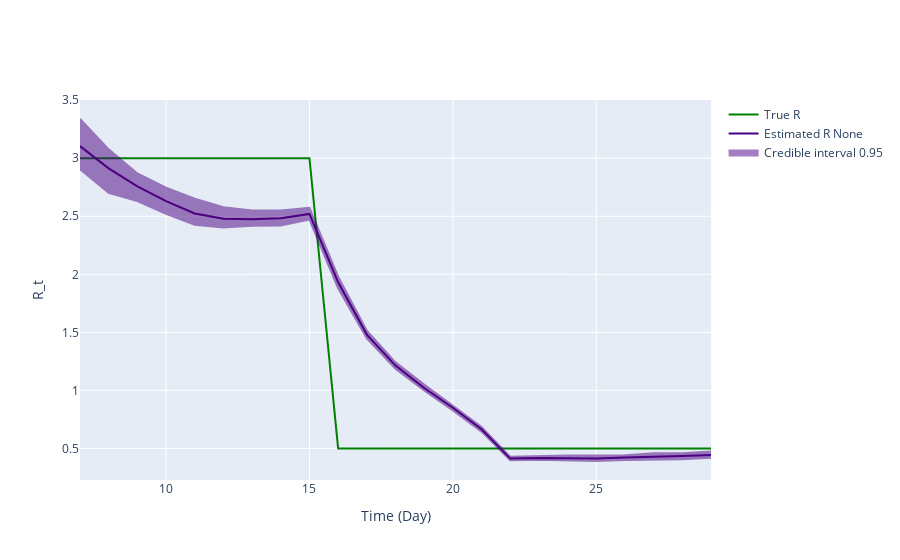

Notebook source saved alongside this figure:
### Markdown cell above
## Inference plot using class method results

### Code cell
fig = ReproductionNumberPlot()

fig.add_ground_truth_rt(ground_truth)
fig.add_interval_rt(new_intervals)

fig.update_labels(time_label='Time (Day)', r_label='R_t')

fig.show_figure()

### Figure 1 — Plotly figure (JSON) as saved in the notebook; plotly's stock layout.template omitted (floating-point values rounded to 4 significant figures)
{"data": [{"line": {"color": "green"}, "mode": "lines", "name": "True R", "type": "scatter", "x": [7, 8, 9, 10, 11, 12, 13, 14, 15, 16, 17, 18, 19, 20, 21, 22, 23, 24, 25, 26, 27, 28, 29], "y": [3, 3, 3, 3, 3, 3, 3, 3, 3, 0.5, 0.5, 0.5, 0.5, 0.5, 0.5, 0.5, 0.5, 0.5, 0.5, 0.5, 0.5, 0.5, 0.5]}, {"line": {"color": "indigo"}, "mode": "lines", "name": "Estimated R None", "type": "scatter", "x": [7, 8, 9, 10, 11, 12, 13, 14, 15, 16, 17, 18, 19, 20, 21, 22, 23, 24, 25, 26, 27, 28, 29], "y": [3.104, 2.913, 2.758, 2.631, 2.524, 2.479, 2.475, 2.484, 2.52, 1.931, 1.481, 1.214, 1.021, 0.8503, 0.6657, 0.4125, 0.4171, 0.4169, 0.4133, 0.4221, 0.4265, 0.4339, 0.4435]}, {"fill": "toself", "fillcolor": "indigo", "line": {"color": "indigo"}, "mode": "lines", "name": "Credible interval 0.95", "opacity": 0.5, "showlegend": true, "type": "scatter", "x": [7, 8, 9, 10, 11, 12, 13, 14, 15, 16, 17, 18, 19, 20, 21, 22, 23, 24, 25, 26, 27, 28, 29, 29, 28, 27, 26, 25, 24, 23, 22, 21, 20, 19, 18, 17, 16, 15, 14, 13, 12, 11, 10, 9, 8, 7], "y": [3.338, 3.076, 2.869, 2.747, 2.652, 2.577, 2.55, 2.551, 2.574, 1.979, 1.514, 1.241, 1.05, 0.8697, 0.6848, 0.4275, 0.4347, 0.439, 0.4394, 0.4423, 0.4579, 0.4587, 0.473, 0.419, 0.4064, 0.4044, 0.4001, 0.3918, 0.3974, 0.4033, 0.3988, 0.6447, 0.827, 0.9987, 1.186, 1.448, 1.88, 2.471, 2.421, 2.419, 2.402, 2.426, 2.521, 2.63, 2.701, 2.906]}], "layout": {"hovermode": "x unified", "xaxis": {"title": {"text": "Time (Day)"}}, "yaxis": {"title": {"text": "R_t"}}}}
